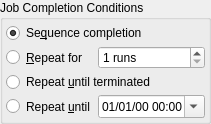
      <widget class="QGroupBox" name="completionGroup">
       <property name="sizePolicy">
        <sizepolicy hsizetype="Preferred" vsizetype="MinimumExpanding">
         <horstretch>0</horstretch>
         <verstretch>0</verstretch>
        </sizepolicy>
       </property>
       <property name="title">
        <string>Job Completion Conditions</string>
       </property>
       <layout class="QVBoxLayout" name="verticalLayout_5" stretch="0">
        <property name="spacing">
         <number>3</number>
        </property>
        <property name="sizeConstraint">
         <enum>QLayout::SetDefaultConstraint</enum>
        </property>
        <property name="leftMargin">
         <number>3</number>
        </property>
        <property name="topMargin">
         <number>3</number>
        </property>
        <property name="rightMargin">
         <number>3</number>
        </property>
        <property name="bottomMargin">
         <number>3</number>
        </property>
        <item>
         <layout class="QGridLayout" name="gridLayout_6" rowstretch="1,1,1,1">
          <property name="spacing">
           <number>3</number>
          </property>
          <item row="1" column="0">
           <widget class="QRadioButton" name="repeatCompletionR">
            <property name="sizePolicy">
             <sizepolicy hsizetype="Preferred" vsizetype="Preferred">
              <horstretch>0</horstretch>
              <verstretch>0</verstretch>
             </sizepolicy>
            </property>
            <property name="text">
             <string>&amp;Repeat for</string>
            </property>
            <attribute name="buttonGroup">
             <string notr="true">completionButtonGroup</string>
            </attribute>
           </widget>
          </item>
          <item row="3" column="1">
           <widget class="QDateTimeEdit" name="completionTimeEdit">
            <property name="sizePolicy">
             <sizepolicy hsizetype="Preferred" vsizetype="Preferred">
              <horstretch>0</horstretch>
              <verstretch>0</verstretch>
             </sizepolicy>
            </property>
            <property name="displayFormat">
             <string>dd/MM/yy hh:mm</string>
            </property>
            <property name="calendarPopup">
             <bool>true</bool>
            </property>
            <property name="timeSpec">
             <enum>Qt::LocalTime</enum>
            </property>
           </widget>
          </item>
          <item row="0" column="0" colspan="2">
           <widget class="QRadioButton" name="sequenceCompletionR">
            <property name="sizePolicy">
             <sizepolicy hsizetype="Preferred" vsizetype="Preferred">
              <horstretch>0</horstretch>
              <verstretch>0</verstretch>
             </sizepolicy>
            </property>
            <property name="toolTip">
             <string>The observation job is completed when the sequence is complete.</string>
            </property>
            <property name="text">
             <string>Se&amp;quence completion</string>
            </property>
            <property name="checked">
             <bool>true</bool>
            </property>
            <attribute name="buttonGroup">
             <string notr="true">completionButtonGroup</string>
            </attribute>
           </widget>
          </item>
          <item row="3" column="0">
           <widget class="QRadioButton" name="timeCompletionR">
            <property name="sizePolicy">
             <sizepolicy hsizetype="Preferred" vsizetype="Preferred">
              <horstretch>0</horstretch>
              <verstretch>0</verstretch>
             </sizepolicy>
            </property>
            <property name="toolTip">
             <string>Terminate the job on the given date and time.</string>
            </property>
            <property name="text">
             <string>Repeat &amp;until</string>
            </property>
            <attribute name="buttonGroup">
             <string notr="true">completionButtonGroup</string>
            </attribute>
           </widget>
          </item>
          <item row="1" column="1">
           <widget class="QSpinBox" name="repeatsSpin">
            <property name="sizePolicy">
             <sizepolicy hsizetype="Preferred" vsizetype="Preferred">
              <horstretch>0</horstretch>
              <verstretch>0</verstretch>
             </sizepolicy>
            </property>
            <property name="toolTip">
             <string>Restart job until it is executed this many times.</string>
            </property>
            <property name="suffix">
             <string> runs</string>
            </property>
            <property name="minimum">
             <number>1</number>
            </property>
            <property name="maximum">
             <number>1000</number>
            </property>
            <property name="value">
             <number>1</number>
            </property>
           </widget>
          </item>
          <item row="2" column="0" colspan="2">
           <widget class="QRadioButton" name="loopCompletionR">
            <property name="sizePolicy">
             <sizepolicy hsizetype="Preferred" vsizetype="Preferred">
              <horstretch>0</horstretch>
              <verstretch>0</verstretch>
             </sizepolicy>
            </property>
            <property name="toolTip">
             <string>Restart the sequence job indefinitely.</string>
            </property>
            <property name="text">
             <string>Repeat &amp;until terminated</string>
            </property>
            <attribute name="buttonGroup">
             <string notr="true">completionButtonGroup</string>
            </attribute>
           </widget>
          </item>
         </layout>
        </item>
       </layout>
      </widget>
